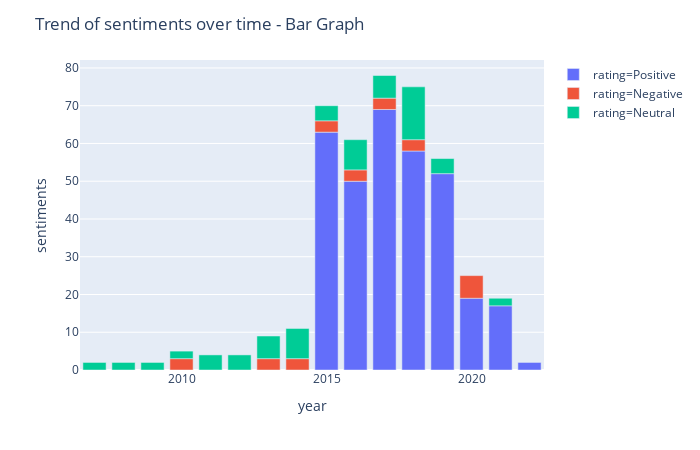

Source (notebook cell):
### Code cell
fig = px.bar(data_most_reviewed_store_timeseries.tail(30), x='year', y='sentiments',color='rating')
fig.update_layout(
     autosize=False,
     title='Trend of sentiments over time - Bar Graph'
    )
fig.show()

### Figure 1 — Plotly figure (JSON) as saved in the notebook; plotly's stock layout.template omitted (floating-point values rounded to 4 significant figures)
{"data": [{"alignmentgroup": "True", "hoverlabel": {"namelength": 0}, "hovertemplate": "rating=Positive<br>year=%{x}<br>sentiments=%{y}", "legendgroup": "rating=Positive", "marker": {"color": "#636efa"}, "name": "rating=Positive", "offsetgroup": "rating=Positive", "orientation": "v", "showlegend": true, "textposition": "auto", "type": "bar", "x": ["2015", "2016", "2017", "2018", "2019", "2020", "2021", "2022"], "xaxis": "x", "y": [63, 50, 69, 58, 52, 19, 17, 2], "yaxis": "y"}, {"alignmentgroup": "True", "hoverlabel": {"namelength": 0}, "hovertemplate": "rating=Negative<br>year=%{x}<br>sentiments=%{y}", "legendgroup": "rating=Negative", "marker": {"color": "#EF553B"}, "name": "rating=Negative", "offsetgroup": "rating=Negative", "orientation": "v", "showlegend": true, "textposition": "auto", "type": "bar", "x": ["2010", "2013", "2014", "2015", "2016", "2017", "2018", "2020"], "xaxis": "x", "y": [3, 3, 3, 3, 3, 3, 3, 6], "yaxis": "y"}, {"alignmentgroup": "True", "hoverlabel": {"namelength": 0}, "hovertemplate": "rating=Neutral<br>year=%{x}<br>sentiments=%{y}", "legendgroup": "rating=Neutral", "marker": {"color": "#00cc96"}, "name": "rating=Neutral", "offsetgroup": "rating=Neutral", "orientation": "v", "showlegend": true, "textposition": "auto", "type": "bar", "x": ["2007", "2008", "2009", "2010", "2011", "2012", "2013", "2014", "2015", "2016", "2017", "2018", "2019", "2021"], "xaxis": "x", "y": [2, 2, 2, 2, 4, 4, 6, 8, 4, 8, 6, 14, 4, 2], "yaxis": "y"}], "layout": {"autosize": false, "barmode": "relative", "height": 450, "legend": {"tracegroupgap": 0}, "margin": {"t": 60}, "title": {"text": "Trend of sentiments over time - Bar Graph"}, "width": 700, "xaxis": {"anchor": "y", "autorange": true, "domain": [0, 1], "range": [2006.0, 2022.0], "title": {"text": "year"}, "type": "linear"}, "yaxis": {"anchor": "x", "autorange": true, "domain": [0, 1], "range": [0, 82.11], "title": {"text": "sentiments"}, "type": "linear"}}}
